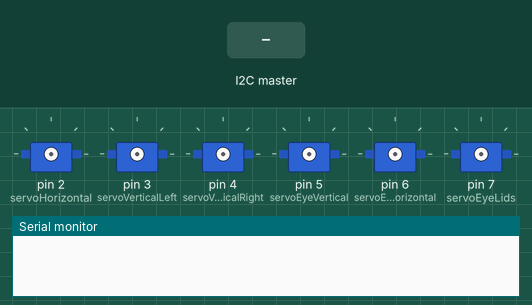
A sketch run on a simulated Arduino Uno, built with avr-gcc and run on an emulated ATmega328P. On the bench: 6 × servo, the last lines printed to the serial monitor. Inputs (shaded band) come from the test bench. Random numbers use the default seed unless the sketch sets one.

Above: at 0.1 s.
At 10.5 s:
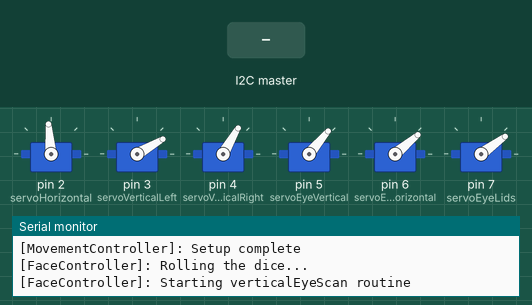
10.6 s: the I2C master sends the byte 1
At 14.0 s:
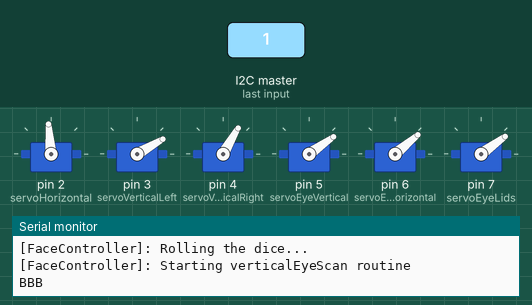
Timing chart, 0 to 25.4 s (numbered marks = the images above; inputs shaded):
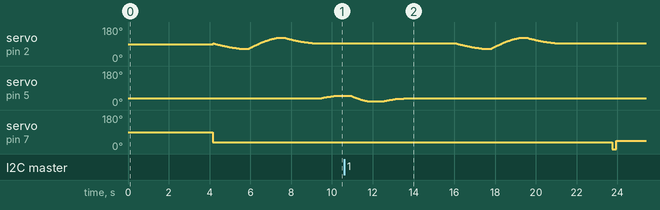

The sketch:

MovementController.ino
```cpp
#include <Servo.h>
#include <Wire.h>

// Servos
Servo servoHorizontal;
Servo servoVerticalLeft;
Servo servoVerticalRight;
Servo servoEyeHorizontal;
Servo servoEyeVertical;
Servo servoEyeLids;

// Positions
int minHorizontalPos = 65;
int maxHorizontalPos = 125;

int minVerticalLeftPos = 0;   //UP
int maxVerticalLeftPos = 60;  //DOWN

int minVerticalRightPos = 30;  //DOWN
int maxVerticalRightPos = 90;  //UP

int minEyeHorizontalPos = 0;
int maxEyeHorizontalPos = 80;

int minEyeVerticalPos = 20;
int maxEyeVerticalPos = 50;

int minEyeLidsPos = 0;
int maxEyeLidsPos = 45;
//
bool enabled = true;


void setup() {
  verticalEyeScan();

  // Initiate a serial communication
  Serial.begin(9600);

  // Attach Servos
  servoHorizontal.attach(2);
  servoVerticalLeft.attach(3);
  servoVerticalRight.attach(4);

  // Attach Servos
  servoEyeVertical.attach(5);
  servoEyeHorizontal.attach(6);
  servoEyeLids.attach(7);

  // Setup BrainController connection
  Wire.begin(8);
  Wire.onReceive(receiveEvent);
  Wire.onRequest(requestEvent);

  // Write default position
  defaultPosition();
  setNeckVerticalPos(50);
  defaultFacialExpression();

  Serial.println("[MovementController]: Setup complete");

  //   setNeckHorizontalPos(0);
  //     delay(2000);
  // setNeckHorizontalPos(50);
  //   delay(2000);
  // setNeckHorizontalPos(100);

  RotateNeck();
}

void loop() {
  performIdle();
  delay(500);
  delay(2000);
  // setNeckVerticalPos(100);
}


// Movement Functions
void performIdle() {
  Serial.println("[FaceController]: Rolling the dice...");
  int diceRoll = random(10);

  switch (diceRoll) {

    case 3:
      Serial.println("[FaceController]: Starting blink routine");
      blink();
      break;

    case 5:
      Serial.println("[FaceController]: Starting horizontalEyeScan routine");
      horizontalEyeScan();
      break;

    case 7:
      Serial.println("[FaceController]: Starting verticalEyeScan routine");
      verticalEyeScan();
      break;

    case 8:
      Serial.println("[FaceController]: Starting horizontalNeck routine");
      setPosSmooth(setNeckVerticalPos, 20, 100, 1000, 250);
      setPosSmooth(setNeckVerticalPos, 100, 20, 1000, 250);
      // setPosSmooth(setNeckVerticalPos, deze, 100, 1000, 250);
      // setPosSmooth(setNeckVerticalPos, 100, deze , 1000, 250);
      // op de plekken waar deze staat in de niet uit gecommente code zal je de aanpassingen moeten maken voor de max uitslag
      break;

    case 9:
      Serial.println("[FaceController]: Starting rotateNeck routine");
      RotateNeck();
      break;
  }
}

//@FIXME: Broken function
void setNeckVerticalPos(int percentage) {
  Serial.println(percentage);
  Serial.println(100 - percentage);

  servoVerticalLeft.write(constrain(map(percentage, 0, 100, minVerticalLeftPos, maxVerticalLeftPos), minVerticalLeftPos, maxVerticalLeftPos));
  servoVerticalRight.write(constrain(map(100 - percentage, 0, 100, minVerticalRightPos, maxVerticalRightPos), minVerticalRightPos, maxVerticalRightPos));
}
void defaultFacialExpression() {
  setEyeLidPos(80);
  setEyeHorizontalPos(50);
  setEyeVerticalPos(50);
}

void setPosSmooth(void (*driver)(int percentage), int startPercentage, int endPercentage, int duration, int steps) {
  for (int i = 0; i <= steps; i++) {
    driver(
      (startPercentage + (endPercentage - startPercentage) * sin((float(i) / steps) * PI / 2)));
    delay(duration / steps);
  }
}
void setEyeHorizontalPos(int percentage) {
  servoEyeHorizontal.write(constrain(map(percentage, 0, 100, minEyeHorizontalPos, maxEyeHorizontalPos), minEyeHorizontalPos, maxEyeHorizontalPos));
}

void setEyeVerticalPos(int percentage) {
  servoEyeVertical.write(constrain(map(percentage, 0, 100, minEyeVerticalPos, maxEyeVerticalPos), minEyeVerticalPos, maxEyeVerticalPos));
}

void setEyeLidPos(int percentage) {
  servoEyeLids.write(constrain(map(percentage, 0, 100, minEyeLidsPos, maxEyeLidsPos), minEyeLidsPos, maxEyeLidsPos));
}

void horizontalEyeScan() {
  setPosSmooth(setEyeHorizontalPos, 50, 100, 1000, 100);
  delay(500);
  setPosSmooth(setEyeHorizontalPos, 100, 0, 1000, 100);
  delay(500);
  setPosSmooth(setEyeHorizontalPos, 0, 50, 1000, 100);
}

void verticalEyeScan() {
  setPosSmooth(setEyeVerticalPos, 50, 100, 1000, 100);
  delay(500);
  setPosSmooth(setEyeVerticalPos, 100, 0, 1000, 100);
  delay(500);
  setPosSmooth(setEyeVerticalPos, 0, 50, 1000, 100);
}

void RotateNeck() {
  setPosSmooth(setNeckHorizontalPos, 50, 0, 1500, 500);
  setPosSmooth(setNeckHorizontalPos, 0, 100, 1500, 500);
  setPosSmooth(setNeckHorizontalPos, 100, 50, 1500, 500);
}

void blink() {
  setEyeLidPos(0);
  delay(200);
  setEyeLidPos(100);
  delay(400);
}
// Brain Connection
void requestEvent() {
  Wire.write("Hello ");
  Serial.println("AAAAAAA");
}
void receiveEvent(int bytes) {
  //enabled = bytes == 0;
  Serial.println("BBBB" + bytes);
}

void setNeckHorizontalPos(int percentage) {
  servoHorizontal.write(constrain(map(percentage, 0, 100, minHorizontalPos, maxHorizontalPos), minHorizontalPos, maxHorizontalPos));
}


// Routines
void defaultPosition() {
  servoVerticalLeft.write(minVerticalLeftPos);
  servoVerticalRight.write(maxVerticalRightPos);
}
```
